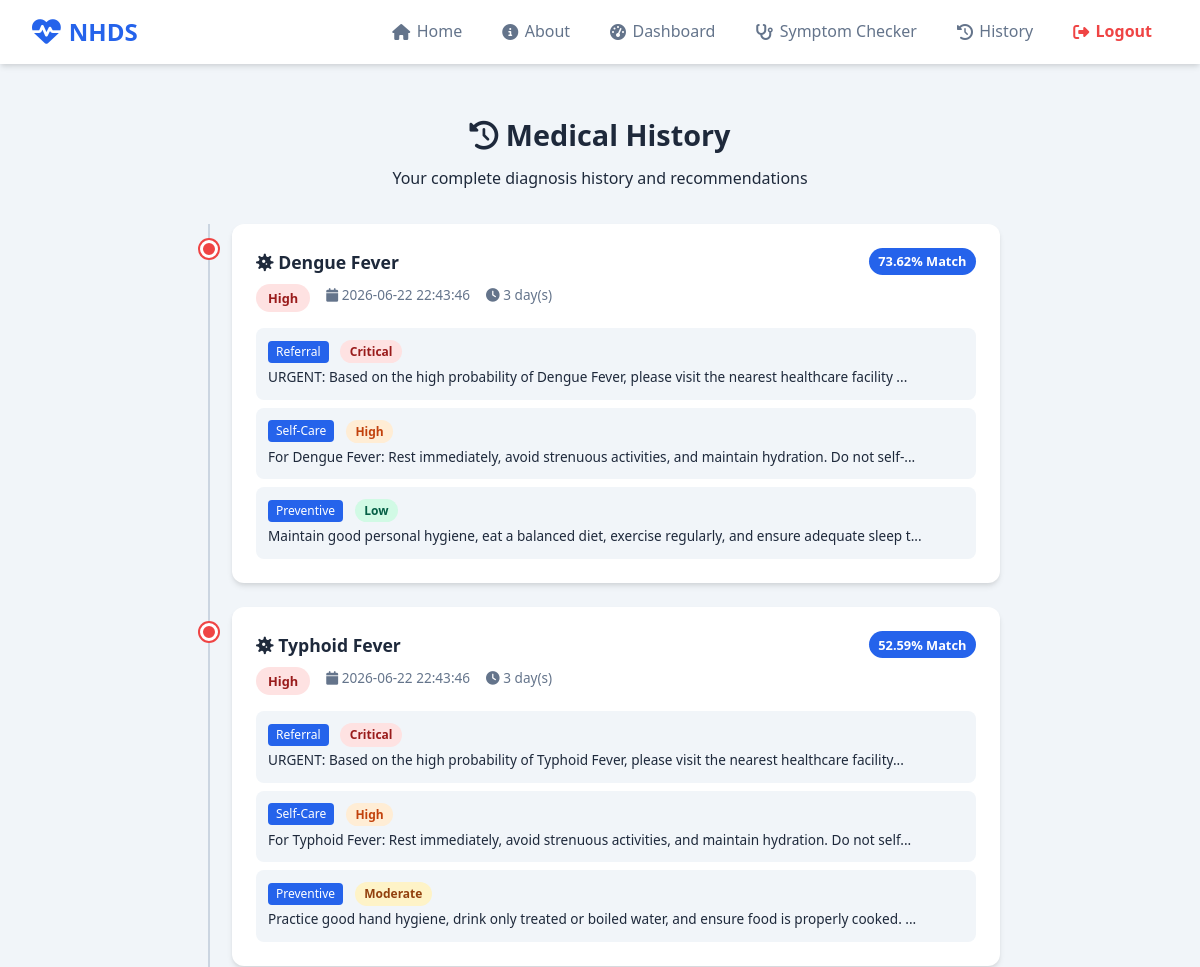
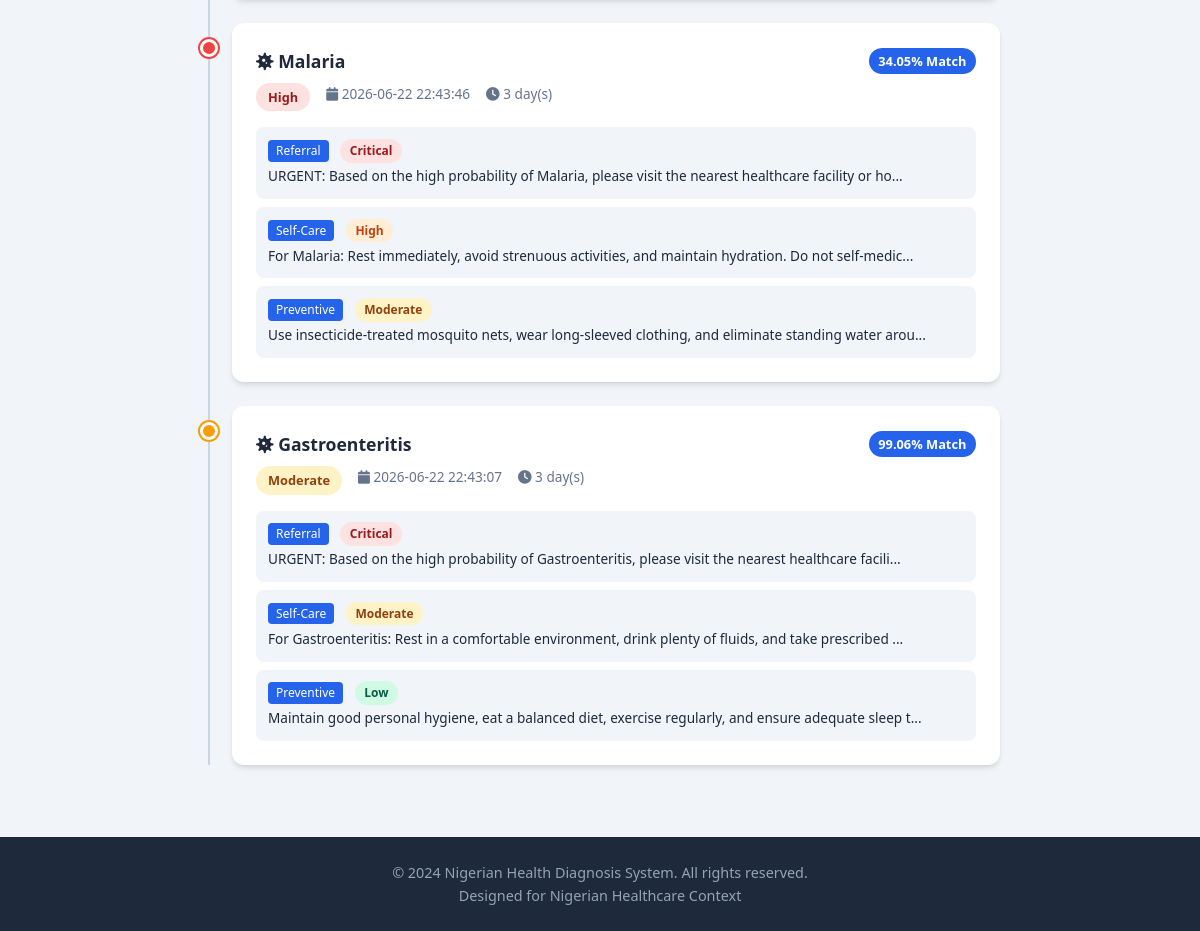
The app's page /history (signed in) with its own data (2 pictures, top to bottom).
### tables this page shows
CREATE TABLE diseases (disease_id INTEGER PRIMARY KEY AUTOINCREMENT, disease_name TEXT NOT NULL UNIQUE, description TEXT, severity_level TEXT, common_symptoms TEXT, created_at TIMESTAMP DEFAULT CURRENT_TIMESTAMP);

CREATE TABLE diagnosis_results (diagnosis_id INTEGER PRIMARY KEY AUTOINCREMENT, user_id INTEGER NOT NULL, input_id INTEGER NOT NULL, disease_id INTEGER NOT NULL, confidence_score REAL NOT NULL, diagnosis_method TEXT NOT NULL, diagnosis_date TIMESTAMP DEFAULT CURRENT_TIMESTAMP, FOREIGN KEY (user_id) REFERENCES users(user_id), FOREIGN KEY (input_id) REFERENCES patient_symptom_input(input_id), FOREIGN KEY (disease_id) REFERENCES diseases(disease_id));

CREATE TABLE patient_symptom_input (input_id INTEGER PRIMARY KEY AUTOINCREMENT, user_id INTEGER NOT NULL, session_id TEXT NOT NULL, symptom_ids TEXT NOT NULL, duration_days INTEGER, input_date TIMESTAMP DEFAULT CURRENT_TIMESTAMP, FOREIGN KEY (user_id) REFERENCES users(user_id));

CREATE TABLE recommendations (rec_id INTEGER PRIMARY KEY AUTOINCREMENT, diagnosis_id INTEGER NOT NULL, rec_type TEXT NOT NULL, rec_text TEXT NOT NULL, urgency_level TEXT NOT NULL, created_at TIMESTAMP DEFAULT CURRENT_TIMESTAMP, FOREIGN KEY (diagnosis_id) REFERENCES diagnosis_results(diagnosis_id));

### app.py (the view)
@app.route('/history')
@login_required
def history():
    if session.get('user_type') == 'admin':
        return redirect(url_for('admin_dashboard'))
    db = get_db()
    cursor = db.execute('SELECT dr.*, d.disease_name, d.severity_level, d.description as disease_description, psi.duration_days, psi.input_date as symptom_date FROM diagnosis_results dr JOIN diseases d ON dr.disease_id = d.disease_id JOIN patient_symptom_input psi ON dr.input_id = psi.input_id WHERE dr.user_id = ? ORDER BY dr.diagnosis_date DESC', (session['user_id'],))
    diagnoses = cursor.fetchall()
    diagnosis_data = []
    for diag in diagnoses:
        cursor = db.execute("SELECT * FROM recommendations WHERE diagnosis_id = ? ORDER BY CASE urgency_level WHEN 'Critical' THEN 1 WHEN 'High' THEN 2 WHEN 'Moderate' THEN 3 ELSE 4 END", (diag['diagnosis_id'],))
        recs = cursor.fetchall()
        diagnosis_data.append({'diagnosis': diag, 'recommendations': recs})
    return render_template('user/history.html', diagnosis_data=diagnosis_data)

### app.py (called while the page is built)
def get_db():
    if 'db' not in g:
        g.db = sqlite3.connect(app.config['DATABASE'])
        g.db.row_factory = sqlite3.Row
    return g.db

def login_required(f):
    @wraps(f)
    def decorated_function(*args, **kwargs):
        if 'user_id' not in session:
            flash('Please log in to access this page.', 'warning')
            return redirect(url_for('login'))
        return f(*args, **kwargs)
    return decorated_function

### templates/user/history.html (shortened to what this page needs)
{% extends "base.html" %}
{% block content %}
<section class="history-section">
    <div class="history-header">
        <h1><i class="fas fa-history"></i> Medical History</h1>
        <p>Your complete diagnosis history and recommendations</p>
    </div>
    {% if diagnosis_data %}
    <div class="history-timeline">
        {% for item in diagnosis_data %}
        <div class="history-item">
            <div class="timeline-dot {{ item['diagnosis']['severity_level']|lower }}"></div>
            <div class="history-card">
                <div class="history-card-header">
                    <h3><i class="fas fa-virus"></i> {{ item['diagnosis']['disease_name'] }}</h3>
                    <span class="confidence">{{ item['diagnosis']['confidence_score'] }}% Match</span>
                </div>
                <div class="history-meta">
                    <span class="severity {{ item['diagnosis']['severity_level']|lower }}">{{ item['diagnosis']['severity_level'] }}</span>
                    <span><i class="fas fa-calendar"></i> {{ item['diagnosis']['diagnosis_date'] }}</span>
                    <span><i class="fas fa-clock"></i> {{ item['diagnosis']['duration_days'] }} day(s)</span>
                </div>
                <div class="recommendations-summary">
                    {% for rec in item['recommendations'] %}
                    <div class="rec-item {{ rec['urgency_level']|lower }}">
                        <span class="rec-type-badge">{{ rec['rec_type'] }}</span>
                        <span class="urgency-badge {{ rec['urgency_level']|lower }}">{{ rec['urgency_level'] }}</span>
                        <p>{{ rec['rec_text'][:100] }}...</p>
                    </div>
                    {% endfor %}
                </div>
            </div>
        </div>
        {% endfor %}
    </div>
    {% endif %}
</section>
{% endblock %}

### static/css/style.css (style rules this page uses)
:root { --primary: #2563eb; --primary-dark: #1d4ed8; --primary-light: #dbeafe; --secondary: #64748b; --success: #10b981; --danger: #ef4444; --warning: #f59e0b; --info: #3b82f6; --dark: #1e293b; --light: #f8fafc; --white: #ffffff; --gray-100: #f1f5f9; --gray-200: #e2e8f0; --gray-300: #cbd5e1; --gray-400: #94a3b8; --gray-500: #64748b; --shadow: 0 4px 6px -1px rgba(0,0,0,0.1), 0 2px 4px -1px rgba(0,0,0,0.06); --shadow-lg: 0 10px 15px -3px rgba(0,0,0,0.1), 0 4px 6px -2px rgba(0,0,0,0.05); --radius: 12px; --radius-sm: 8px; --transition: all 0.3s ease; }
* { margin: 0; padding: 0; box-sizing: border-box; }
body { font-family: 'Segoe UI', system-ui, -apple-system, sans-serif; background: var(--gray-100); color: var(--dark); line-height: 1.6; min-height: 100vh; display: flex; flex-direction: column; }
.severity { display: inline-block; padding: 0.25rem 0.75rem; border-radius: 20px; font-size: 0.8rem; font-weight: 600; }
.severity.high { background: #fee2e2; color: #991b1b; }
.severity.moderate { background: #fef3c7; color: #92400e; }
.confidence { background: var(--primary); color: var(--white); padding: 0.2rem 0.6rem; border-radius: 20px; font-size: 0.8rem; font-weight: 600; }
.urgency-badge { padding: 0.2rem 0.6rem; border-radius: 20px; font-size: 0.75rem; font-weight: 600; }
.urgency-badge.critical { background: #fee2e2; color: #991b1b; }
.urgency-badge.high { background: #ffedd5; color: #c2410c; }
.urgency-badge.moderate { background: #fef3c7; color: #92400e; }
.urgency-badge.low { background: #d1fae5; color: #065f46; }
.history-section { padding: 1rem; }
.history-header { text-align: center; margin-bottom: 2rem; }
.history-header h1 { font-size: 1.8rem; margin-bottom: 0.5rem; }
.history-timeline { max-width: 800px; margin: 0 auto; position: relative; padding-left: 2rem; }
.history-timeline::before { content: ''; position: absolute; left: 8px; top: 0; bottom: 0; width: 2px; background: var(--gray-300); }
.history-item { position: relative; margin-bottom: 1.5rem; }
.timeline-dot { position: absolute; left: -2rem; top: 1rem; width: 18px; height: 18px; border-radius: 50%; border: 3px solid var(--white); box-shadow: 0 0 0 2px var(--gray-300); }
.timeline-dot.high { background: var(--danger); box-shadow: 0 0 0 2px var(--danger); }
.timeline-dot.moderate { background: var(--warning); box-shadow: 0 0 0 2px var(--warning); }
.history-card { background: var(--white); padding: 1.5rem; border-radius: var(--radius); box-shadow: var(--shadow); }
.history-card-header { display: flex; justify-content: space-between; align-items: center; margin-bottom: 0.5rem; }
.history-card-header h3 { font-size: 1.1rem; }
.history-meta { display: flex; gap: 1rem; margin-bottom: 1rem; font-size: 0.85rem; color: var(--gray-500); flex-wrap: wrap; }
.recommendations-summary { display: flex; flex-direction: column; gap: 0.5rem; }
.rec-item { padding: 0.75rem; border-radius: var(--radius-sm); background: var(--gray-100); font-size: 0.85rem; }
.rec-item p { color: var(--gray-600); margin-top: 0.25rem; }
.rec-type-badge { background: var(--primary); color: var(--white); padding: 0.15rem 0.5rem; border-radius: 4px; font-size: 0.75rem; margin-right: 0.5rem; }

### records on screen
diseases: diagnosis.disease_name "Dengue Fever", diagnosis.severity_level "High"
diagnosis_results: diagnosis.confidence_score "73.62", diagnosis.diagnosis_date "2026-06-22 22:43:46"
patient_symptom_input: diagnosis.duration_days "3" "3" "3"
recommendations: rec_type "Referral", urgency_level "Critical", rec_text "URGENT: Based on the high probability of Dengue Fever, please visit the nearest healthcare facility"
recommendations: rec_type "Self-Care", urgency_level "High", rec_text "For Dengue Fever: Rest immediately, avoid strenuous activities, and maintain hydration. Do not self-"
recommendations: rec_type "Preventive", urgency_level "Low", rec_text "Maintain good personal hygiene, eat a balanced diet, exercise regularly, and ensure adequate sleep t"
diseases: diagnosis.disease_name "Typhoid Fever", diagnosis.severity_level "High"
diagnosis_results: diagnosis.confidence_score "52.59", diagnosis.diagnosis_date "2026-06-22 22:43:46"
recommendations: rec_type "Referral", urgency_level "Critical", rec_text "URGENT: Based on the high probability of Typhoid Fever, please visit the nearest healthcare facility"
recommendations: rec_type "Self-Care", urgency_level "High", rec_text "For Typhoid Fever: Rest immediately, avoid strenuous activities, and maintain hydration. Do not self"
recommendations: rec_type "Preventive", urgency_level "Moderate", rec_text "Practice good hand hygiene, drink only treated or boiled water, and ensure food is properly cooked."
diseases: diagnosis.disease_name "Malaria", diagnosis.severity_level "High"
diagnosis_results: diagnosis.confidence_score "34.05", diagnosis.diagnosis_date "2026-06-22 22:43:46"
recommendations: rec_type "Referral", urgency_level "Critical", rec_text "URGENT: Based on the high probability of Malaria, please visit the nearest healthcare facility or ho"
recommendations: rec_type "Self-Care", urgency_level "High", rec_text "For Malaria: Rest immediately, avoid strenuous activities, and maintain hydration. Do not self-medic"
recommendations: rec_type "Preventive", urgency_level "Moderate", rec_text "Use insecticide-treated mosquito nets, wear long-sleeved clothing, and eliminate standing water arou"
diseases: diagnosis.disease_name "Gastroenteritis", diagnosis.severity_level "Moderate"
diagnosis_results: diagnosis.confidence_score "99.06", diagnosis.diagnosis_date "2026-06-22 22:43:07"
patient_symptom_input: diagnosis.duration_days "3"
recommendations: rec_type "Referral", urgency_level "Critical", rec_text "URGENT: Based on the high probability of Gastroenteritis, please visit the nearest healthcare facili"
recommendations: rec_type "Self-Care", urgency_level "Moderate", rec_text "For Gastroenteritis: Rest in a comfortable environment, drink plenty of fluids, and take prescribed"
recommendations: rec_type "Preventive", urgency_level "Low", rec_text "Maintain good personal hygiene, eat a balanced diet, exercise regularly, and ensure adequate sleep t"
